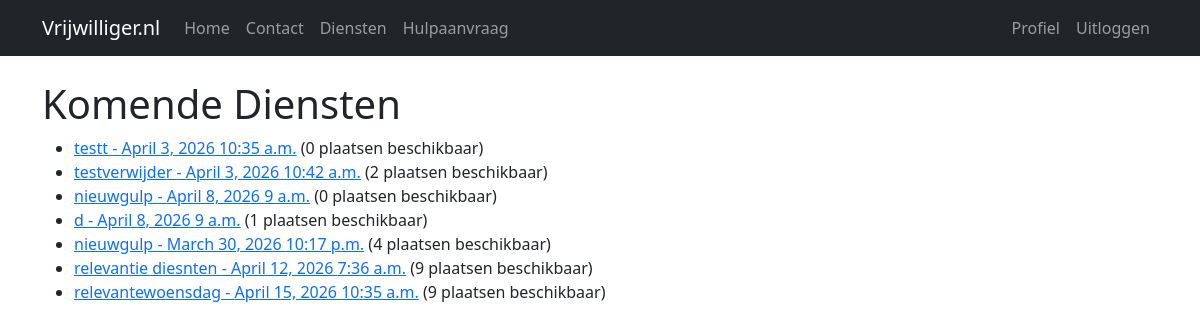
Page /diensten/ (signed in) on the committed database.
### app/models.py (models this page shows, shortened)
class Dienst(models.Model):
    project = models.ForeignKey(Project, on_delete=models.CASCADE, related_name='diensten')
    hulpaanvraag = models.ForeignKey(
        "HulpAanvraag",   # 🔥 FIX
        on_delete=models.CASCADE,
        related_name="diensten",
        null=True,
        blank=True
    )
    titel = models.CharField(max_length=200)
    beschrijving = models.TextField(blank=True)
    datum = models.DateField()
    begin_tijd = models.TimeField()
    eind_tijd = models.TimeField()
    max_personen = models.IntegerField(default=1)
    created_by = models.ForeignKey(
        settings.AUTH_USER_MODEL,
        on_delete=models.SET_NULL,
        null=True
    )
    def spots_left(self):
        accepted = self.aanmeldingen.filter(status='accepted').count()
        return max(0, self.max_personen - accepted)

### app/views.py (the view)
# urls.py: path("diensten/", views.lijst_diensten, name="lijst_diensten"),
@login_required
def lijst_diensten(request):
    diensten = Dienst.objects.all()
    return render(request, "diensten/lijst.html", {
        "diensten": diensten
    })

### app/context_processors.py (called while the page is built)
def user_role(request):
    return {
        "role": get_user_role(request.user, default=None)
    }

### app/utils.py (called while the page is built)
def get_user_role(user, default=None, create_missing=False):
    if not getattr(user, "is_authenticated", False):
        return default
    if create_missing:
        profile = ensure_user_profile(user)
        return profile.role if profile else default
    try:
        return user.userprofile.role
    except UserProfile.DoesNotExist:
        return default

### app/templates/diensten/lijst.html (shortened to what this page needs)
{% extends 'base.html' %}
{% block content %}
<h1>Komende Diensten</h1>
<ul>
  {% for dienst in diensten %}
  <li>
    <a href="{% url 'dienst_detail' dienst.id %}">{{ dienst.titel }} - {{ dienst.datum }} {{ dienst.begin_tijd }}</a>
    ({{ dienst.spots_left }} plaatsen beschikbaar)
  </li>
  {% endfor %}
</ul>
{% endblock %}

### app/templates/base.html (shortened to what this page needs)
<!doctype html>
<html lang="nl">
  <head>
    <link
      href="https://cdn.jsdelivr.net/npm/bootstrap@5.3.2/dist/css/bootstrap.min.css"
      rel="stylesheet"
    />
  </head>
  <body>
    <nav class="navbar navbar-expand-lg navbar-dark bg-dark">
      <div class="container">
        <a class="navbar-brand" href="{% url 'home' %}">
          Vrijwilliger.nl
        </a>
        <div class="collapse navbar-collapse" id="navbarNav">
          <ul class="navbar-nav me-auto">
            <li class="nav-item">
              <a class="nav-link" href="{% url 'home' %}">Home</a>
            </li>
            <li class="nav-item">
              <a class="nav-link" href="{% url 'contactformulier' %}">
                Contact
              </a>
            </li>
            {% if user.is_authenticated %}
              {% if role == "hulpvrager" %}
                <li class="nav-item">
                  <a class="nav-link" href="{% url 'lijst_diensten' %}">
                    Diensten
                  </a>
                </li>
                <li class="nav-item">
                  <a class="nav-link" href="{% url 'mijn_hulpaanvragen' %}">
                    Hulpaanvraag
                  </a>
                </li>
              {% endif %}
            {% endif %}
          </ul>
          <ul class="navbar-nav">
            {% if user.is_authenticated %}
              <li class="nav-item">
                <a class="nav-link" href="{% url 'profiel' %}">
                  Profiel
                </a>
              </li>
              <li class="nav-item">
                <form method="post" action="{% url 'logout' %}" class="d-inline">
                  <button type="submit" class="nav-link btn btn-link">
                    Uitloggen
                  </button>
                </form>
              </li>
            {% endif %}
          </ul>
        </div>
      </div>
    </nav>
    <div class="container mt-4">
      {% block content %}{% endblock %}
    </div>
  </body>
</html>

### rows in the picture
Dienst: titel "testt", datum "April 3, 2026", begin_tijd "10:35 a.m.", spots_left "0"
Dienst: titel "testverwijder", datum "April 3, 2026", begin_tijd "10:42 a.m.", spots_left "2"
Dienst: titel "nieuwgulp", datum "April 8, 2026", begin_tijd "9 a.m.", spots_left "0"
Dienst: titel "d", datum "April 8, 2026", begin_tijd "9 a.m.", spots_left "1"
Dienst: titel "nieuwgulp", datum "March 30, 2026", begin_tijd "10:17 p.m.", spots_left "4"
Dienst: titel "relevantie diesnten", datum "April 12, 2026", begin_tijd "7:36 a.m.", spots_left "9"
Dienst: titel "relevantewoensdag", datum "April 15, 2026", begin_tijd "10:35 a.m.", spots_left "9"
